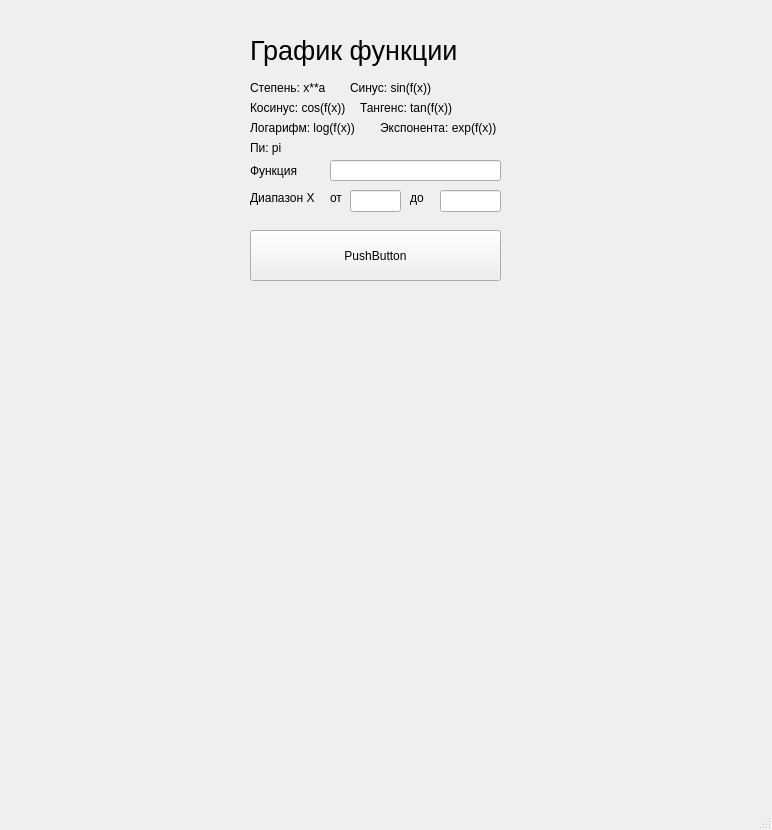
<?xml version="1.0" encoding="UTF-8"?>
<ui version="4.0">
 <class>MainWindow</class>
 <widget class="QMainWindow" name="MainWindow">
  <property name="geometry">
   <rect>
    <x>0</x>
    <y>0</y>
    <width>772</width>
    <height>830</height>
   </rect>
  </property>
  <property name="windowTitle">
   <string>MainWindow</string>
  </property>
  <widget class="QWidget" name="centralwidget">
   <widget class="QLabel" name="label">
    <property name="geometry">
     <rect>
      <x>250</x>
      <y>20</y>
      <width>261</width>
      <height>61</height>
     </rect>
    </property>
    <property name="font">
     <font>
      <pointsize>20</pointsize>
     </font>
    </property>
    <property name="text">
     <string>График функции</string>
    </property>
   </widget>
   <widget class="QLabel" name="label_2">
    <property name="geometry">
     <rect>
      <x>250</x>
      <y>150</y>
      <width>81</width>
      <height>41</height>
     </rect>
    </property>
    <property name="text">
     <string>Функция</string>
    </property>
   </widget>
   <widget class="QLineEdit" name="lineEdit">
    <property name="geometry">
     <rect>
      <x>330</x>
      <y>160</y>
      <width>171</width>
      <height>21</height>
     </rect>
    </property>
   </widget>
   <widget class="QPushButton" name="pushButton">
    <property name="geometry">
     <rect>
      <x>250</x>
      <y>230</y>
      <width>251</width>
      <height>51</height>
     </rect>
    </property>
    <property name="text">
     <string>PushButton</string>
    </property>
   </widget>
   <widget class="QLabel" name="label_3">
    <property name="geometry">
     <rect>
      <x>250</x>
      <y>190</y>
      <width>81</width>
      <height>16</height>
     </rect>
    </property>
    <property name="text">
     <string>Диапазон Х</string>
    </property>
   </widget>
   <widget class="QLabel" name="label_4">
    <property name="geometry">
     <rect>
      <x>330</x>
      <y>190</y>
      <width>21</width>
      <height>16</height>
     </rect>
    </property>
    <property name="text">
     <string>от</string>
    </property>
   </widget>
   <widget class="QLineEdit" name="ot">
    <property name="geometry">
     <rect>
      <x>350</x>
      <y>190</y>
      <width>51</width>
      <height>22</height>
     </rect>
    </property>
   </widget>
   <widget class="QLabel" name="label_5">
    <property name="geometry">
     <rect>
      <x>410</x>
      <y>190</y>
      <width>21</width>
      <height>16</height>
     </rect>
    </property>
    <property name="text">
     <string>до</string>
    </property>
   </widget>
   <widget class="QLineEdit" name="do_2">
    <property name="geometry">
     <rect>
      <x>440</x>
      <y>190</y>
      <width>61</width>
      <height>22</height>
     </rect>
    </property>
   </widget>
   <widget class="QLabel" name="label_6">
    <property name="geometry">
     <rect>
      <x>250</x>
      <y>80</y>
      <width>91</width>
      <height>16</height>
     </rect>
    </property>
    <property name="text">
     <string>Степень: x**a</string>
    </property>
   </widget>
   <widget class="QLabel" name="label_7">
    <property name="geometry">
     <rect>
      <x>350</x>
      <y>80</y>
      <width>91</width>
      <height>16</height>
     </rect>
    </property>
    <property name="text">
     <string>Синус: sin(f(x))</string>
    </property>
   </widget>
   <widget class="QLabel" name="label_8">
    <property name="geometry">
     <rect>
      <x>250</x>
      <y>100</y>
      <width>101</width>
      <height>16</height>
     </rect>
    </property>
    <property name="text">
     <string>Косинус: cos(f(x))</string>
    </property>
   </widget>
   <widget class="QWidget" name="verticalLayoutWidget">
    <property name="geometry">
     <rect>
      <x>10</x>
      <y>290</y>
      <width>751</width>
      <height>481</height>
     </rect>
    </property>
    <layout class="QVBoxLayout" name="verticalLayout"/>
   </widget>
   <widget class="QLabel" name="label_9">
    <property name="geometry">
     <rect>
      <x>360</x>
      <y>100</y>
      <width>111</width>
      <height>16</height>
     </rect>
    </property>
    <property name="text">
     <string>Тангенс: tan(f(x))</string>
    </property>
   </widget>
   <widget class="QLabel" name="label_10">
    <property name="geometry">
     <rect>
      <x>250</x>
      <y>120</y>
      <width>121</width>
      <height>16</height>
     </rect>
    </property>
    <property name="text">
     <string>Логарифм: log(f(x))</string>
    </property>
   </widget>
   <widget class="QLabel" name="label_11">
    <property name="geometry">
     <rect>
      <x>380</x>
      <y>120</y>
      <width>131</width>
      <height>16</height>
     </rect>
    </property>
    <property name="text">
     <string>Экспонента: exp(f(x))</string>
    </property>
   </widget>
   <widget class="QLabel" name="label_12">
    <property name="geometry">
     <rect>
      <x>250</x>
      <y>140</y>
      <width>55</width>
      <height>16</height>
     </rect>
    </property>
    <property name="text">
     <string>Пи: pi</string>
    </property>
   </widget>
  </widget>
  <widget class="QMenuBar" name="menubar">
   <property name="geometry">
    <rect>
     <x>0</x>
     <y>0</y>
     <width>772</width>
     <height>26</height>
    </rect>
   </property>
  </widget>
  <widget class="QStatusBar" name="statusbar"/>
 </widget>
 <resources/>
 <connections/>
</ui>
